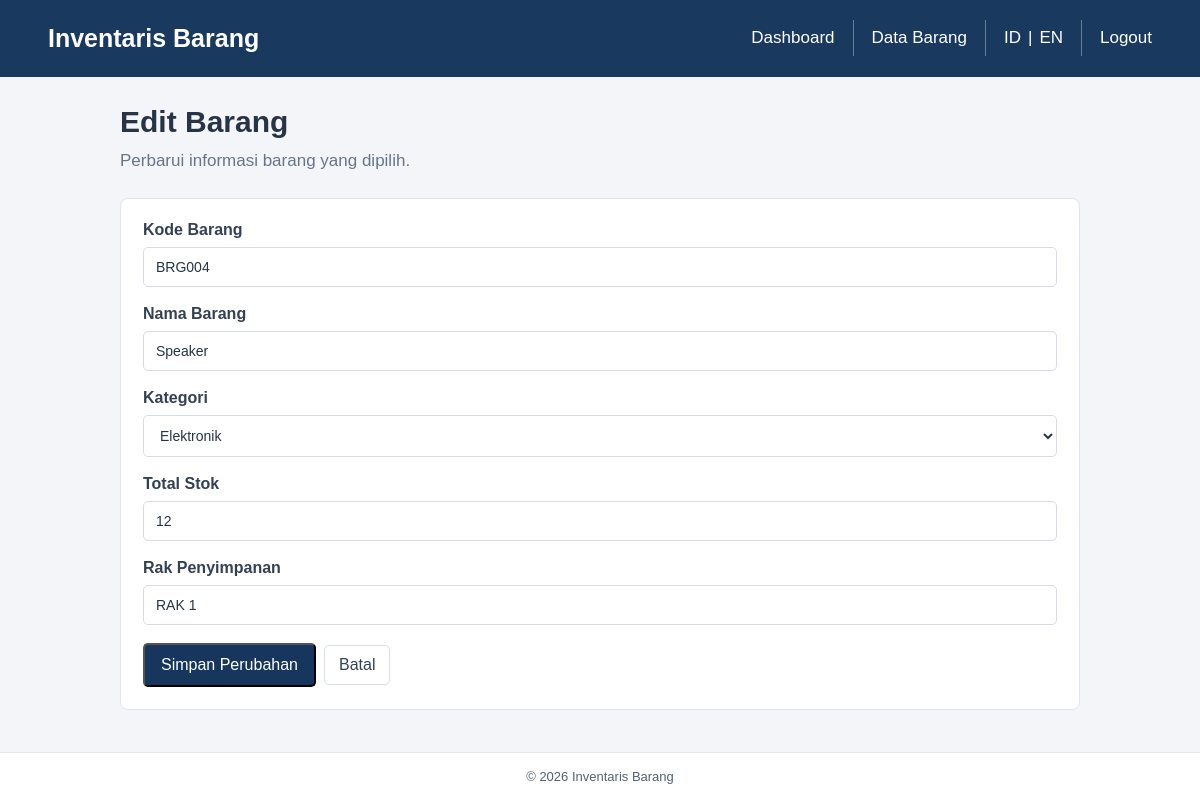
Page /edit.php?kode_barang=BRG004 (signed in) on the committed database.
### tables this page shows
CREATE TABLE IF NOT EXISTS barang (
  kode_barang VARCHAR(20) NOT NULL,
  nama_barang VARCHAR(100) NOT NULL,
  kategori VARCHAR(50) NOT NULL,
  total_stok INT UNSIGNED NOT NULL DEFAULT 0,
  rak_penyimpanan VARCHAR(50) NOT NULL,
  PRIMARY KEY (kode_barang)
);

### config/lang.php (called while the page is built, shortened)
<?php
$bahasa = $_SESSION['bahasa'] ?? 'id';
function lang($key)
{
    global $teks, $bahasa;
    return $teks[$bahasa][$key]
        ?? $teks['id'][$key]
        ?? $key;
}

### edit.php (the view, shortened to what this page needs)
<?php
require 'config/database.php';
require 'config/lang.php';
$kategoriDiizinkan = [
    'ATK',
    'Elektronik',
    'Perlengkapan Kebersihan',
    'Perabot',
    'Lainnya'
];
$kode = trim($_GET['kode_barang'] ?? $_POST['kode_barang'] ?? '');
$stmt = $pdo->prepare(
    "SELECT kode_barang, nama_barang, kategori, total_stok, rak_penyimpanan
     FROM barang
     WHERE kode_barang = :kode"
);
$stmt->execute(['kode' => $kode]);
$barang = $stmt->fetch();
$namaBarang = $barang['nama_barang'];
$kategori = $barang['kategori'];
$stok = (string) $barang['total_stok'];
$rak = $barang['rak_penyimpanan'];
include 'includes/header.php';
?>
<main class="container">
    <div class="page-heading">
        <div>
            <h1><?= htmlspecialchars(lang('edit_item'), ENT_QUOTES, 'UTF-8') ?></h1>
            <p><?= htmlspecialchars(lang('edit_item_description'), ENT_QUOTES, 'UTF-8') ?></p>
        </div>
    </div>
    <section class="content-card">
        <form method="POST" action="edit.php">
            <div class="form-group">
                <label for="kode_barang"><?= htmlspecialchars(lang('item_code'), ENT_QUOTES, 'UTF-8') ?></label>
                <input
                    type="text"
                    id="kode_barang"
                    value="<?= htmlspecialchars($kode, ENT_QUOTES, 'UTF-8') ?>"
                    readonly
                >
            </div>
            <div class="form-group">
                <label for="nama_barang"><?= htmlspecialchars(lang('item_name'), ENT_QUOTES, 'UTF-8') ?></label>
                <input
                    type="text"
                    id="nama_barang"
                    name="nama_barang"
                    maxlength="100"
                    value="<?= htmlspecialchars($namaBarang, ENT_QUOTES, 'UTF-8') ?>"
                    required
                >
            </div>
            <div class="form-group">
                <label for="kategori"><?= htmlspecialchars(lang('category'), ENT_QUOTES, 'UTF-8') ?></label>
                <select id="kategori" name="kategori" required>
                    <?php foreach ($kategoriDiizinkan as $opsi): ?>
                        <?php
                        $key = [
                            'ATK' => 'stationery',
                            'Elektronik' => 'electronics',
                            'Perlengkapan Kebersihan' => 'cleaning',
                            'Perabot' => 'furniture',
                            'Lainnya' => 'other'
                        ][$opsi];
                        ?>
                        <option
                            value="<?= htmlspecialchars($opsi, ENT_QUOTES, 'UTF-8') ?>"
                            <?= $kategori === $opsi ? 'selected' : '' ?>
                        >
                            <?= htmlspecialchars(lang($key), ENT_QUOTES, 'UTF-8') ?>
                        </option>
                    <?php endforeach; ?>
                </select>
            </div>
            <div class="form-group">
                <label for="total_stok"><?= htmlspecialchars(lang('stock'), ENT_QUOTES, 'UTF-8') ?></label>
                <input
                    type="number"
                    id="total_stok"
                    name="total_stok"
                    min="0"
                    step="1"
                    value="<?= htmlspecialchars($stok, ENT_QUOTES, 'UTF-8') ?>"
                    required
                >
            </div>
            <div class="form-group">
                <label for="rak_penyimpanan"><?= htmlspecialchars(lang('storage_rack'), ENT_QUOTES, 'UTF-8') ?></label>
                <input
                    type="text"
                    id="rak_penyimpanan"
                    name="rak_penyimpanan"
                    maxlength="50"
                    value="<?= htmlspecialchars($rak, ENT_QUOTES, 'UTF-8') ?>"
                    required
                >
            </div>
            <div class="action-buttons">
                <button type="submit" class="btn-primary">
                    <?= htmlspecialchars(lang('save_changes'), ENT_QUOTES, 'UTF-8') ?>
                </button>
                <a href="barang.php" class="btn-secondary">
                    <?= htmlspecialchars(lang('cancel'), ENT_QUOTES, 'UTF-8') ?>
                </a>
            </div>
        </form>
    </section>
</main>
<?php include 'includes/footer.php'; ?>

### assets/style.css (style rules this page uses)
* { margin: 0; padding: 0; box-sizing: border-box; }
body { font-family: Arial, sans-serif; background: #f3f5f8; color: #263445; font-size: 14px; }
label { font-size: 16px; }
button, main.container a { font-size: 16px; }
main.container { width: calc(100% - 40px); max-width: 960px; margin: 0 auto; padding: 28px 0 40px; font-size: 16px; }
main.container p { font-size: 17px; line-height: 1.6; }
.page-heading { display: flex; justify-content: space-between; align-items: center; flex-wrap: wrap; gap: 20px; margin-bottom: 24px; }
.page-heading h1 { margin-bottom: 8px; color: #263445; font-size: 30px; }
.page-heading p { color: #687588; }
.summary-card, .content-card { padding: 22px; background: #ffffff; border: 1px solid #dfe5ed; border-radius: 8px; }
.btn-primary { display: inline-block; padding: 11px 16px; background: #17365d; color: #ffffff; text-decoration: none; border-radius: 5px; }
.btn-secondary { display: inline-block; padding: 10px 14px; border: 1px solid #d7dee8; border-radius: 5px; background: #ffffff; color: #334155; text-decoration: none; }
.action-buttons { display: flex; align-items: center; flex-wrap: wrap; gap: 8px; }
.action-buttons a, .action-buttons button { display: inline-block; font: inherit; cursor: pointer; text-decoration: none; }
.form-group { margin-bottom: 18px; }
.form-group label { display: block; margin-bottom: 8px; font-weight: 600; color: #344054; }
.form-group input, .form-group select { width: 100%; padding: 11px 12px; border: 1px solid #d5dce5; border-radius: 5px; background: #ffffff; color: #263445; font-size: 14px; }

### rows in the picture
barang: nama_barang "Speaker", kategori "Elektronik", total_stok "12", rak_penyimpanan "RAK 1"

### other values in the picture
$namaAplikasi "Inventaris Barang"
lang('dashboard') "Dashboard"
lang('items') "Data Barang"
lang('logout') "Logout"
lang('edit_item') "Edit Barang"
lang('edit_item_description') "Perbarui informasi barang yang dipilih."
lang('item_code') "Kode Barang"
lang('item_name') "Nama Barang"
lang('category') "Kategori"
lang('stock') "Total Stok"
lang('storage_rack') "Rak Penyimpanan"
lang('save_changes') "Simpan Perubahan"
lang('cancel') "Batal"
lang('app_name') "Inventaris Barang"
